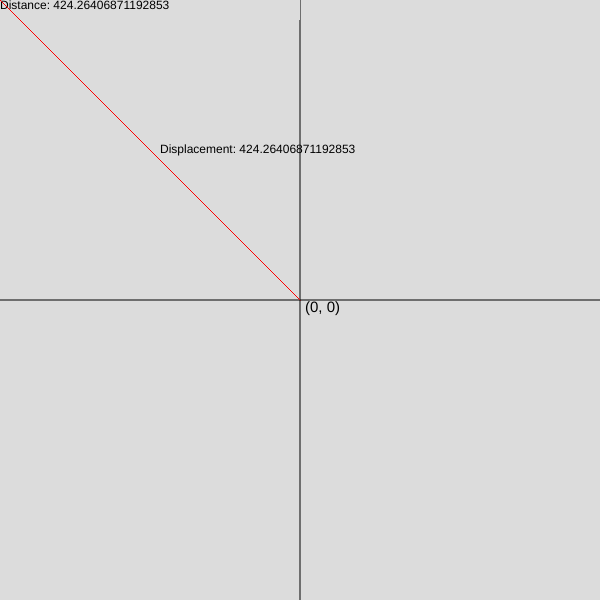
Frame 1 (no input)
Frame 60 (no input): identical to frame 1, image omitted
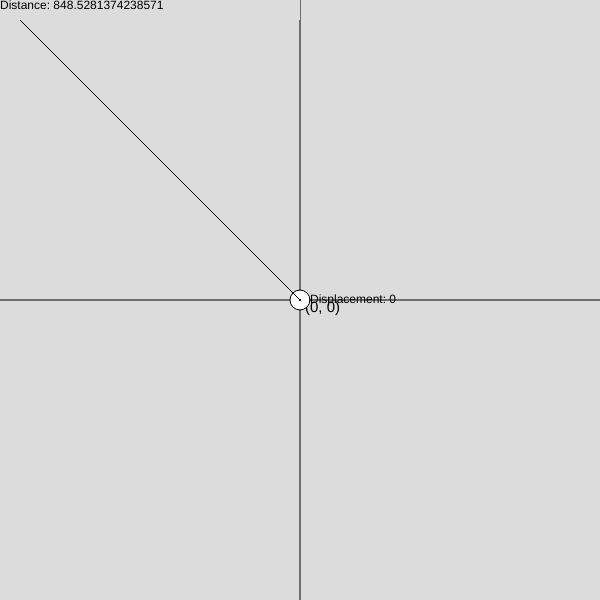
Frame 120 (the mouse pressed at the canvas centre since frame 60)

The p5.js sketch that drew these frames (run headless with seeded random() and noise() and a simulated clock; from frame 60 on, the mouse is pressed at the canvas centre):

// p5.js sketch
// ── sketch.js
const w = 600;
const h = 600;
const halfW = w/2;
const halfH = h/2;

const BG_COLOR = 220;

function setup()
{
  createCanvas( w, h );
  mouseX = halfW;
  mouseY = halfH;
}

function draw()
{
  background( BG_COLOR );
  
  drawGrid();
  
  drawPoint();
  
  drawDistance();
  
  drawDisplacement();
}

function drawGrid()
{
  push();
  
  textBackground( halfW, halfH, 15, 10 );
  textSize( 15 );
  fill( 0 );
  textAlign( LEFT, TOP );
  text( "(0, 0)", halfW + 5, halfH );
  
  stroke( 0 );
  strokeWeight( 1 );
  
  // Horizontal (x-axis)
  line( 0, halfH, w, halfH );

  // Vertical (y-axis)
  line( halfW, 0, halfW, h );

  pop();
}

function drawPoint()
{
  push();
  fill( 255 );
  circle( mouseX, mouseY, 20 );
  pop();
}

function drawDisplacement()
{
  push();
  
  var displacement = distance( halfW, halfH, mouseX, mouseY );
  
  textAlign( LEFT, CENTER );
  text( `Displacement: ${displacement}`,
      halfW + 10 + (mouseX - halfW ) / 2,
      halfH + (mouseY - halfH) / 2
  );
  
  stroke( 255, 0, 0 );
  line( halfW, halfH, mouseX, mouseY );
  
  pop();
}

var d = 0;
var lastMouseX = [halfW];
var lastMouseY = [halfH];
function drawDistance()
{
  push();
  
  d += distance( mouseX, mouseY, lastMouseX[lastMouseX.length - 1], lastMouseY[lastMouseY.length - 1] );
  lastMouseX.push( mouseX );
  lastMouseY.push( mouseY );
  
  for ( var i = 0; i < lastMouseX.length; i++ )
  {
    line(
      lastMouseX[i],
      lastMouseY[i],
      lastMouseX[i+1],
      lastMouseY[i+1]
    );
  }
  
  textBackground( 0, 0, halfW, 20 );
  
  fill( 0 );
  textAlign( LEFT, TOP );
  text( `Distance: ${d}`, 0, 0 );
  
  pop();
}

function distance( x1, y1, x2, y2 )
{
  return Math.sqrt(
    (x1 - x2) ** 2 +
    (y1 - y2) ** 2
  );
}

function textBackground( x, y, w, h )
{
  push();
  noStroke();
  fill( BG_COLOR );
  rect( x, y, w, h );
}
